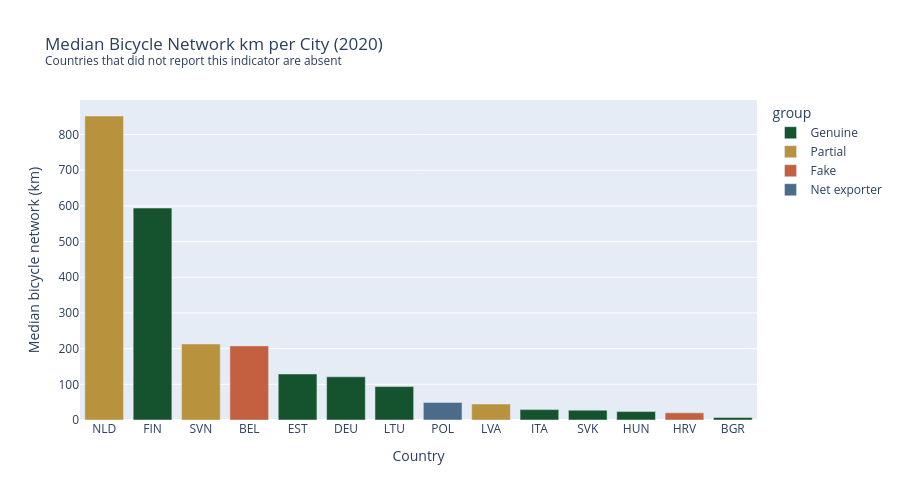

Here is the notebook cell this chart was saved with:
### Code cell
# Bicycle network

country_bike = (
    snap_bike.groupby(['iso_code', 'country', 'group'])['bicycle_network_km']
    .median()
    .reset_index()
    .sort_values('bicycle_network_km', ascending=False)
)

fig = px.bar(
    country_bike,
    x='iso_code',
    y='bicycle_network_km',
    color='group',
    color_discrete_map=GROUP_COLORS,
    category_orders={
        'iso_code': country_bike['iso_code'].tolist(),
        'group': GROUP_ORDER
    },
    title=f'Median Bicycle Network km per City ({YEAR_BIKE})<br>'
          '<sup>Countries that did not report this indicator are absent</sup>',
    labels={'bicycle_network_km': 'Median bicycle network (km)', 'iso_code': 'Country'},
    height=500
)
fig.show()

print(f"Countries with bicycle data in {YEAR_BIKE}: {sorted(snap_bike['iso_code'].unique())}")
print(f"Countries WITHOUT bicycle data: {sorted(set(FOCUS) - set(snap_bike['iso_code'].unique()))}")
print()
print(country_bike[['iso_code', 'group', 'bicycle_network_km']].to_string(index=False))

### Figure 1 — Plotly figure (JSON) as saved in the notebook; plotly's stock layout.template omitted (floating-point values rounded to 4 significant figures)
{"data": [{"hovertemplate": "group=Genuine<br>Country=%{x}<br>Median bicycle network (km)=%{y}<extra></extra>", "legendgroup": "Genuine", "marker": {"color": "#14532d", "pattern": {"shape": ""}}, "name": "Genuine", "orientation": "v", "showlegend": true, "textposition": "auto", "type": "bar", "x": ["FIN", "EST", "DEU", "LTU", "ITA", "SVK", "HUN", "BGR"], "xaxis": "x", "y": [594.0, 129.0, 121.0, 93.65, 29.1, 27.59, 23.6, 7.075], "yaxis": "y"}, {"hovertemplate": "group=Partial<br>Country=%{x}<br>Median bicycle network (km)=%{y}<extra></extra>", "legendgroup": "Partial", "marker": {"color": "#b8923d", "pattern": {"shape": ""}}, "name": "Partial", "orientation": "v", "showlegend": true, "textposition": "auto", "type": "bar", "x": ["NLD", "SVN", "LVA"], "xaxis": "x", "y": [852.0, 213.0, 44.81], "yaxis": "y"}, {"hovertemplate": "group=Fake<br>Country=%{x}<br>Median bicycle network (km)=%{y}<extra></extra>", "legendgroup": "Fake", "marker": {"color": "#c2603f", "pattern": {"shape": ""}}, "name": "Fake", "orientation": "v", "showlegend": true, "textposition": "auto", "type": "bar", "x": ["BEL", "HRV"], "xaxis": "x", "y": [207.7, 20.0], "yaxis": "y"}, {"hovertemplate": "group=Net exporter<br>Country=%{x}<br>Median bicycle network (km)=%{y}<extra></extra>", "legendgroup": "Net exporter", "marker": {"color": "#4a6b8a", "pattern": {"shape": ""}}, "name": "Net exporter", "orientation": "v", "showlegend": true, "textposition": "auto", "type": "bar", "x": ["POL"], "xaxis": "x", "y": [49.35], "yaxis": "y"}], "layout": {"barmode": "relative", "height": 500, "legend": {"title": {"text": "group"}, "tracegroupgap": 0}, "title": {"text": "Median Bicycle Network km per City (2020)<br><sup>Countries that did not report this indicator are absent</sup>"}, "xaxis": {"anchor": "y", "categoryarray": ["NLD", "FIN", "SVN", "BEL", "EST", "DEU", "LTU", "POL", "LVA", "ITA", "SVK", "HUN", "HRV", "BGR"], "categoryorder": "array", "domain": [0, 1], "title": {"text": "Country"}}, "yaxis": {"anchor": "x", "domain": [0, 1], "title": {"text": "Median bicycle network (km)"}}}}
